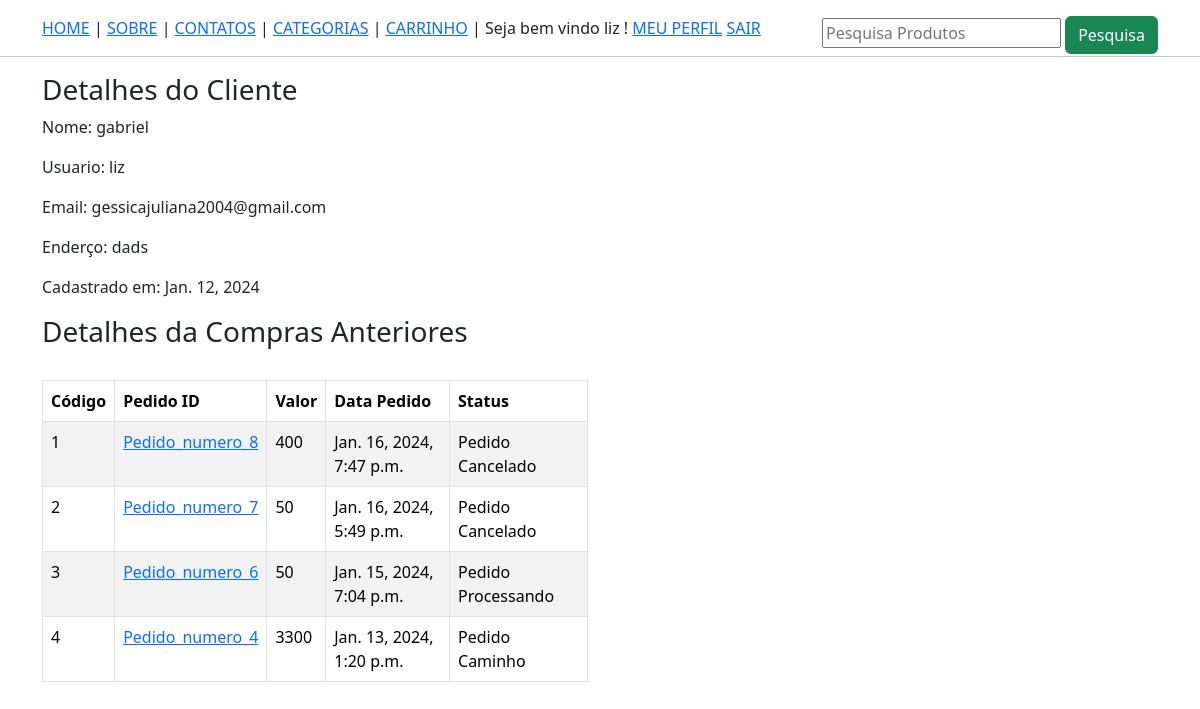
/perfil/ (signed in), run on the app's committed database.
### lojaapp/models.py (models this page shows, shortened)
class Cliente(models.Model):
    user = models.OneToOneField(User, on_delete = models.CASCADE)
    nome_completo = models.CharField(max_length =200)
    endereco = models.CharField(max_length =200,null = True, blank = True)
    data_on = models.DateField(auto_now_add= True)

class Pedido_order(models.Model):
    carro = models.OneToOneField(Carro, on_delete= models.CASCADE)
    ordenado_por = models.CharField(max_length=200, default='SeuValorPadrão')
    endereco_envio = models.CharField(max_length=200)
    telefone = models.CharField(max_length = 10)
    email = models.EmailField(null=True, blank=True)
    subtotal = models.PositiveIntegerField()
    desconto = models.PositiveIntegerField()
    total = models.PositiveIntegerField()
    pedido_status = models.CharField(max_length = 50, choices = PEDIDO_STATUS)
    criado_em = models.DateTimeField(auto_now_add = True)

### lojaapp/views.py (the view)
# urls.py: path('perfil/', ClientePerfilView.as_view(), name='clienteperfil'),
class ClientePerfilView(TemplateView):
     template_name = 'Clienteperfil.html'
     def dispatch(self, request,*args, **kwargs):
        if request.user.is_authenticated and Cliente.objects.filter(user=request.user).exists():
           pass
        else:
            return redirect("/entrar/?next=/perfil/")
        return super().dispatch(request, *args, **kwargs)
     def get_context_data(self, **kwargs ):
        context = super().get_context_data(**kwargs)
        cliente = self.request.user.cliente
        context['cliente']= cliente
        pedido = Pedido_order.objects.filter(carro__cliente = cliente).order_by("-id")
        context['pedido'] = pedido
        return context

### lojaapp/templates/Clienteperfil.html (shortened to what this page needs)
{% extends 'base.html' %}
{% block content %}
<div class="container">
    <div class="row">
        <div class="col-md-8">
        <h3>Detalhes do Cliente</h3>
           <p><span  class = "font-weigth-bold">Nome: </span>{{cliente.nome_completo}}</p>
           <p><span  class = "font-weigth-bold">Usuario: </span>{{cliente.user.username}}</p>
           <p><span  class = "font-weigth-bold">Email: </span>{{cliente.user.email}}</p>
           <p><span  class = "font-weigth-bold">Enderço: </span>{{cliente.endereco}}</p>
           <p><span  class = "font-weigth-bold">Cadastrado em: </span>{{cliente.data_on}}</p>
    </div>
    <div class="col-md-6">
        <h3> Detalhes da Compras Anteriores</h3>
        <br>
        <table class="table table-striped table-bordered">
            <thead class="thead-dark">
                <tr>
                    <th scope="col">Código</th>
                    <th scope="col">Pedido ID</th>
                    <th scope="col">Valor</th>
                    <th scope="col">Data Pedido</th>
                    <th scope="col">Status</th>
                </tr>
            </thead>
            <tbody>
                {% for pedido in pedido %}
                <tr>
                    <td>{{ forloop.counter }}</td>
                    <td><a href="{% url "lojaapp:clientepedidodetalhe" pedido.pk %}"> Pedido_numero_{{ pedido.id }}</td></a>
                    <td>{{ pedido.total }}</td>
                    <td>{{ pedido.criado_em }}</td>
                    <td>{{ pedido.pedido_status }}</td>
                </tr>
                {% endfor %}
            </tbody>
        </table>
    </div
        </div>
     </div>
    </div>
{% endblock %}

### lojaapp/templates/base.html (shortened to what this page needs)
<!DOCTYPE html>
<html lang="pt-br">
<head>
    <link rel="stylesheet" href="https://cdn.jsdelivr.net/npm/bootstrap@5.3.2/dist/css/bootstrap.min.css">
</head>
<body>
    <div class="container mt-3">
    <a href="{% url "lojaapp:home" %}"> HOME</a> |
    <a href="{% url "lojaapp:sobre" %}"> SOBRE</a> |
    <a href="{% url "lojaapp:contato" %}">CONTATOS</a> |
    <a href="{% url "lojaapp:TodosProdutos" %}">CATEGORIAS</a> |
    <a href="{% url "lojaapp:meucarro" %}">CARRINHO</a> |
    {% if request.user.cliente %}
    Seja bem vindo {{request.user.username}} !
    <a href="{% url "lojaapp:clienteperfil" %}">MEU PERFIL</a>
    <a href="{% url "lojaapp:clientesair" %}">SAIR</a>
    {% else %}
    <a href="{% url "lojaapp:clienteregistrar" %}">CADASTRAR CLIENTE</a> |
    <a href="{% url "lojaapp:clienteentrar" %}">LOGIN</a>
    {% endif %}
    <div class="float-end">
        <form action="{% url "lojaapp:pesquisar" %}" method = "GET">
        <input type="text" name = "keyword" placeholder="Pesquisa Produtos" required>
        <button class ="btn btn-success pull-rigth"> Pesquisa
        </button>
    </form>
    </div>
</div>
<hr>
{% block content %}
{% endblock %}
</body>
</html>

### data on the page
Cliente: nome_completo "gabriel", user.username "liz", user.email "gessicajuliana2004@gmail.com", endereco "dads", data_on "Jan. 12, 2024"
Pedido_order: id "8", total "400", criado_em "Jan. 16, 2024, 7:47 p.m.", pedido_status "Pedido Cancelado"
Pedido_order: id "7", total "50", criado_em "Jan. 16, 2024, 5:49 p.m.", pedido_status "Pedido Cancelado"
Pedido_order: id "6", total "50", criado_em "Jan. 15, 2024, 7:04 p.m.", pedido_status "Pedido Processando"
Pedido_order: id "4", total "3300", criado_em "Jan. 13, 2024, 1:20 p.m.", pedido_status "Pedido Caminho"

### other printed values
{{ request.user.username }} "liz"
